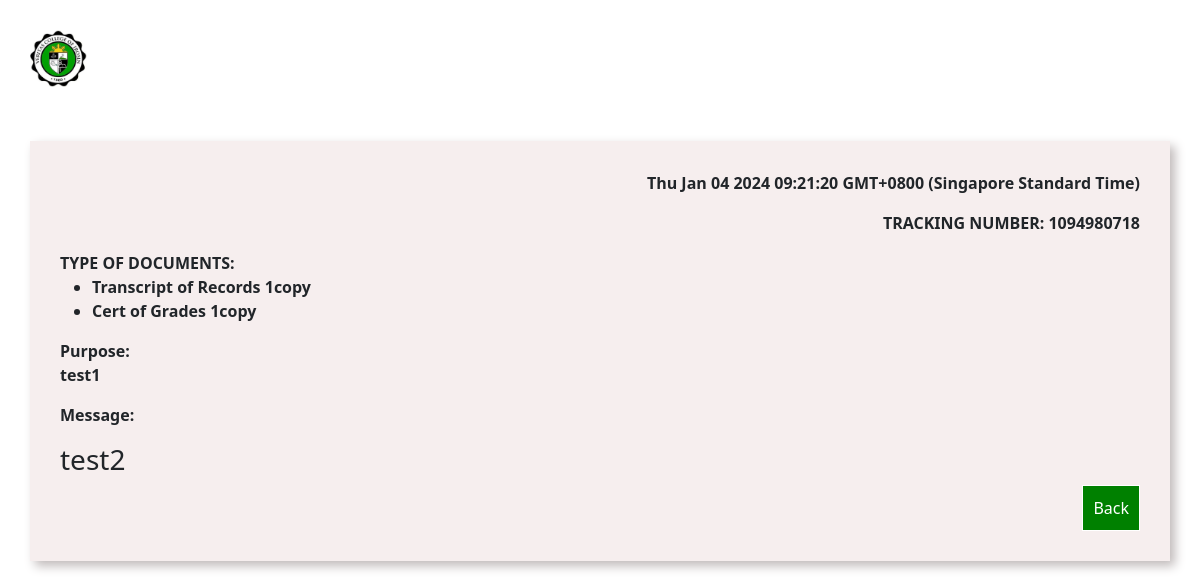
Page /user/viewincoming.php?view=6 (signed in) on the committed database.
### tables this page shows
CREATE TABLE `sendfile` (
  `id` int(11) NOT NULL,
  `trackingnumber` text DEFAULT NULL,
  `detail` text DEFAULT NULL,
  `usercode1` text DEFAULT NULL,
  `viewstatus` text DEFAULT NULL,
  `date` text DEFAULT NULL,
  `message` text DEFAULT NULL,
  `status` text DEFAULT NULL,
  `visibility` text DEFAULT NULL,
  `firstname` text DEFAULT NULL,
  `lastname` text DEFAULT NULL,
  `middlename` text DEFAULT NULL,
  `check1` text DEFAULT NULL,
  `check2` text DEFAULT NULL,
  `check3` text DEFAULT NULL,
  `check4` text DEFAULT NULL,
  `check5` text DEFAULT NULL,
  `check6` text DEFAULT NULL,
  `check7` text DEFAULT NULL,
  `check8` text DEFAULT NULL,
  `check9` text DEFAULT NULL,
  `check1quantity` varchar(255) DEFAULT NULL,
  `check2quantity` varchar(255) DEFAULT NULL,
  `check3quantity` varchar(255) DEFAULT NULL,
  `check4quantity` varchar(255) DEFAULT NULL,
  `check5quantity` varchar(255) DEFAULT NULL,
  `check6quantity` varchar(255) DEFAULT NULL,
  `check7quantity` varchar(255) DEFAULT NULL,
  `check8quantity` varchar(255) DEFAULT NULL,
  `check9quantity` varchar(255) DEFAULT NULL
);

### user/viewincoming.php (the view, shortened to what this page needs)
<!DOCTYPE html>
<html lang="en">
<head>
    <link href="https://cdn.jsdelivr.net/npm/bootstrap@5.3.2/dist/css/bootstrap.min.css" rel="stylesheet">
    <?php
  include 'includes/config.php';
?>
</head>
<body>
   <?PHP
 if(isset($_GET['view'])){
     $id = $_GET['view'];
     $sql = "SELECT * FROM `sendfile` WHERE `id` = $id";
     $res = mysqli_query($conn, $sql);
     if (mysqli_num_rows($res) > 0) {
         while ($rows = mysqli_fetch_assoc($res)) {
            $trackingnumber = $rows['trackingnumber'];
            $detail = $rows['detail'];
            $date = $rows['date'];
            $message = $rows['message'];
            $check1 = $rows['check1'];
            $check3 = $rows['check3'];
            $check1quantity = $rows['check1quantity'];
            $check3quantity = $rows['check3quantity'];
         }
        }
 }
?>
<div class="header">
    <img src="../images/vci-logo.jpg" width="5%" height="auto" alt="">
</div><br>
<div class="container-fluid">
<div class="container">
    <div class="inner-head">
    <p><?php echo $date  ?></p>
 <p>TRACKING NUMBER: <?php echo $trackingnumber ?></p>
    </div>
    <div class="inner-data">
    <label for="" style="font-weight:700">TYPE OF DOCUMENTS:
        <ul>
    <?php if ($check1): ?>
        <li><?php echo $check1 ?>&nbsp;<?php echo  $check1quantity ?>copy</li>
    <?php endif; ?>
    <?php if ($check3): ?>
        <li><?php echo $check3 ?>&nbsp;<?php echo  $check3quantity ?>copy</li>
    <?php endif; ?>
</ul>
            </label>
    <p>Purpose:<br><?php echo $detail  ?></p>
    </div>
  <div class="message-container">
    <p >Message:</p>
    <h3 class="message"><?php echo $message  ?></h3>
  </div>
    <div class="button">
        <a href="incoming-doc.php">Back</a>
    </div>
</div>
</div>
</body>
</html>

### rows in the picture
sendfile: date "Thu Jan 04 2024 09:21:20 GMT+0800 (Singapore Standard Time)", trackingnumber "1094980718", check1 "Transcript of Records", check1quantity "1", check3 "Cert of Grades", check3quantity "1", detail "test1", message "test2"
